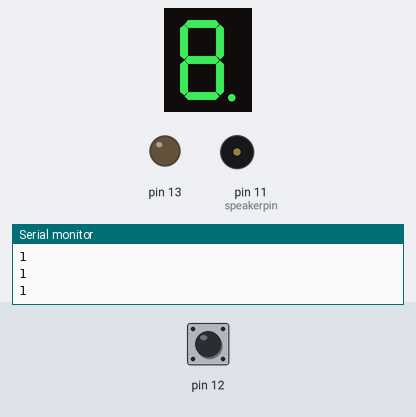
Bench run of a sketch on a simulated Arduino Uno, built with avr-gcc and run on an emulated ATmega328P. Shown: 1-digit seven-segment display, output pins drawn as LEDs (lit = HIGH), buzzer (waves = sounding), the last lines printed to the serial monitor. Wiring (inferred from the names in the program): 1-digit 7-segment display, segments lit when HIGH: segments pin 2, pin 3, pin 4, pin 5, pin 6, pin 7, pin 8, pin 9. Inputs (shaded band) come from the test bench; at power-on: pin 12 HIGH. The segment pins are drawn as the display they are named for; pins used as bus, display or sensor lines are not drawn.

Above: at 1.2 s.
1.3 s: pin 12 pulled LOW for 0.15 s
At 1.6 s:
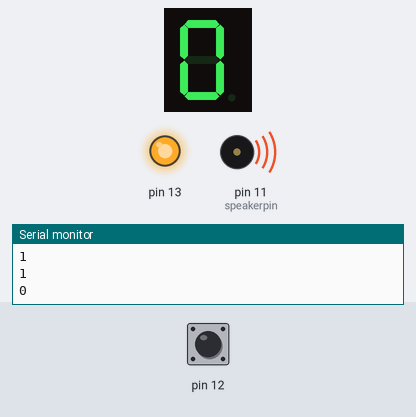
10.4 s: pin 12 pulled LOW for 1 s
At 14.1 s:
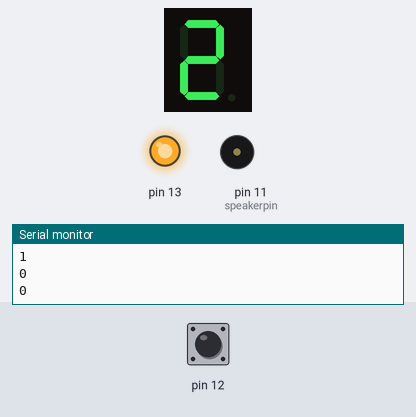
Timing chart, 0 to 15.6 s (numbered marks = the images above; inputs shaded):
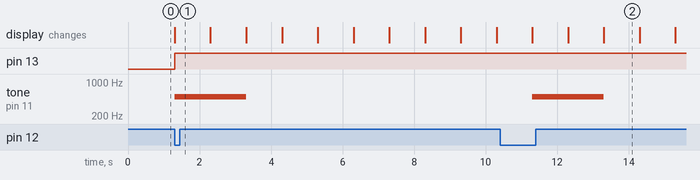

The sketch:

sketch_apr11a.ino
```cpp
int segValue[10][8] = {
   {1,1,1,1,1,1,0,0}, //0
   {0,1,1,0,0,0,0,0}, //1
   {1,1,0,1,1,0,1,0}, //2
   {1,1,1,1,0,0,1,0}, //3
   {0,1,1,0,0,1,1,0}, //4
   {1,0,1,1,0,1,1,0}, //5
   {1,0,1,1,1,1,1,0}, //6
   {1,1,1,0,0,0,0,0}, //7
   {1,1,1,1,1,1,1,0}, //8
   {1,1,1,1,0,1,1,0}  //9
};
int segPin[8]={2,3,4,5,6,7,8,9}; //사용핀{a,b,c,d,e,f,g,dp} 순서대로임
int speakerpin =11;
void setup() {

  for(int i=0;i<=9;i++){
    pinMode(segPin[i], OUTPUT);
  }
  pinMode(12, INPUT_PULLUP);
  pinMode(13, OUTPUT);
  initLed();
  Serial.begin(9600);
}

void loop() {

  int button = digitalRead(12);
  Serial.println(button);

  if(button == LOW){
    digitalWrite(13, HIGH);
    tone(speakerpin, 500, 2000);
	  for(int i=0;i<10;i++){
    	for(int j=0;j<8;j++){
       		digitalWrite(segPin[j], segValue[i][j]);
    	}
    	delay(1000);
  	}
  }
}

void initLed(){

  for(int j=0;j<8;j++){
    digitalWrite(segPin[j], 1);
  }

}
```

Measured:
- after the input at 1.3 s, pin 13: LOW → HIGH at once; tone on pin 11 (speakerpin): silent → 500 Hz at once, → silent 2.0 s later; the display: changes at once (image 1)
- after the input at 10.4 s, tone on pin 11 (speakerpin): silent → 500 Hz after 0.91 s, → silent 2.0 s later; the display: first changes after 0.91 s (image 2 shows a later state)
- what the display in image 2 shows lasts 1.0 s, from 13.3 s to 14.3 s
